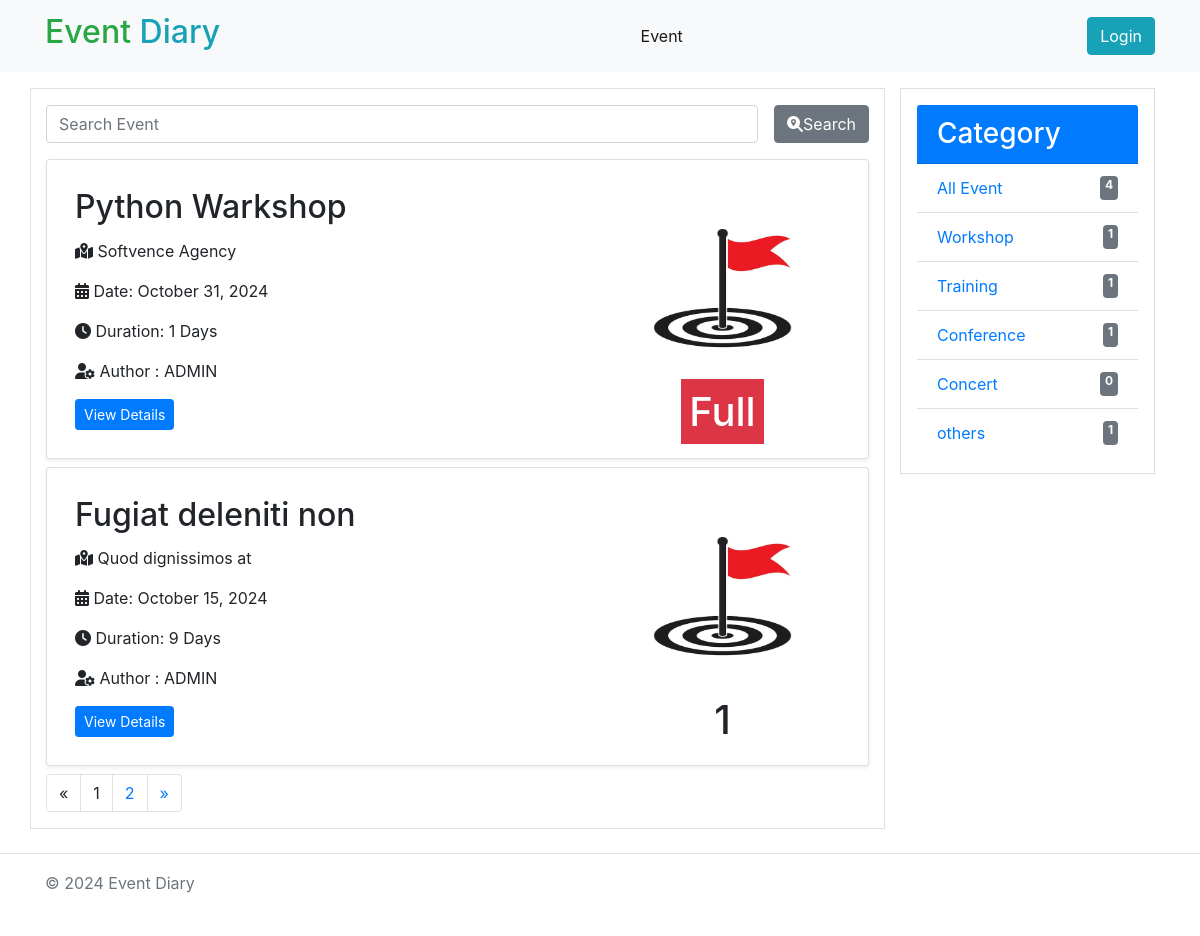
Before: / with the older database file.
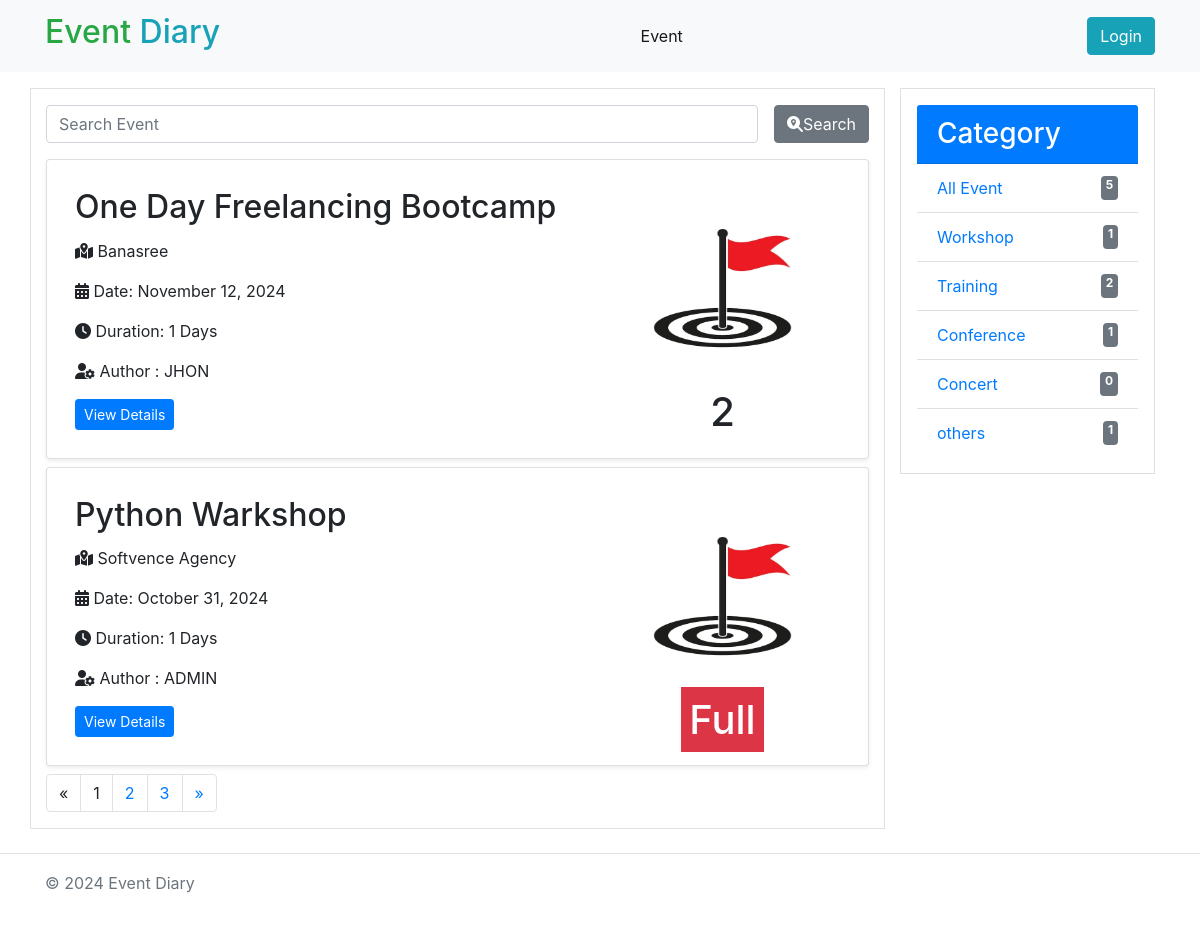
After: the same page with the newer database file.
### event/models.py (models this page shows, shortened)
class Event(models.Model):
    STATUS_CHOICES = (
        ('draft', 'Draft'),
        ('published', 'Published'),
        ('cancelled', 'Cancelled'),
        ('complete', 'Complete'),
    )
    title = models.CharField(max_length=200)
    category = models.ForeignKey(Category, on_delete=models.CASCADE, related_name='events')
    venue = models.TextField(max_length=100)
    description = RichTextField()
    date = models.DateTimeField(default=timezone.now())
    duration = models.IntegerField(default=1)
    status = models.CharField(max_length=10, choices=STATUS_CHOICES, default='draft')
    author = models.ForeignKey(User, on_delete=models.CASCADE)
    participants = models.ManyToManyField(User, related_name='participants', blank=True, null=True)
    limit = models.IntegerField(default=5)
    created = models.DateTimeField(auto_now_add=True)
    updated = models.DateTimeField(auto_now=True)
    def is_full(self):
        return self.limit <= self.participants.count()
    class Meta:
        ordering = ['-created']

class Category(models.Model):
    name = models.CharField(max_length=50)
    created = models.DateTimeField(auto_now_add=True)
    updated = models.DateTimeField(auto_now=True)

### event/views.py (the view)
# urls.py: path("", views.home, name="home"),
def home(request):
    events = Event.objects.filter(status='published')
    categories = Category.objects.all()
    search_q = request.GET.get('search_q')
    category = request.GET.get('category')
    if search_q:
        events = events.filter(title__icontains=search_q)
    if category:
        events = events.filter(category__id=category)
    paginator = Paginator(events, 2)
    page_number = request.GET.get('page')
    events = paginator.get_page(page_number)
    context = {
        'events': events,
        'categories': categories,
        'total': Event.objects.filter(status='published').count()
    }
    return render(request, 'event/home.html', context)

### templates/event/home.html (shortened to what this page needs)
{% extends 'base.html' %}
{% load static %}
{% block content %}
{% include 'includes/navbar.html' %}
<div class="container ">
    <div class="row my-3">
    <div class=" col-9 event-list border">
        <div class="search-area my-3">
            <div class="search-box  mx-auto text-center ">
                <form method="get" action="" class="d-flex">
                    <input type="search" name="search_q" placeholder="Search Event" class="form-control" id="">
                    <button type="submit" class="btn btn-secondary ml-3"><i class="fa-solid fa-magnifying-glass-location d-inline "></i>Search</button>
                </form>
            </div>
        </div>
        {% for event in events %}
        <div class="card p-2 my-2 shadow-sm ">
            <div class="card-body row">
                <div class="col-8 left">
                    <h2 class="card-title">
                        {{ event.title }}</h2>
                    <p class="card-text">
                        <i class="fa-solid fa-map-location-dot"></i> {{ event.venue }}
                    </p>
                    <p>
                        <i class="fa-solid fa-calendar-alt"></i> Date: {{ event.date|date:"F d, Y" }}
                    </p>
                    <p>
                        <i class="fa-solid fa-clock"></i> Duration: {{ event.duration }} Days
                    </p>
                    <p>
                        <i class="fa-solid fa-user-gear"></i> Author : {{event.author|upper}}
                    </p>
                    <a href="{% url 'event_details' event.id %}" class="btn btn-primary btn-sm">View Details</a>  &nbsp;
                </div>
                <div class="col-4 right text-center d-flex flex-column" style="height: 200px; width:200px;">
                    <img src="{% static './images/flag.jpg' %}" class="w-100 h-100 contain " alt="">
                    <h1 class="">
                        {% if not event.is_full %}
                        {{event.participants.all|length}}
                        {% else %}
                         <span class="bg-danger p-2 text-white ">Full</span>
                         {% endif %}
                    </h1>
                </div>
            </div>
        </div>
        {% empty %}
        <h3 class="text-muted py-5">No Event Available</h3>
        {% endfor %}
        <nav aria-label="Page navigation example ">
            <ul class="pagination ">
                {% if events.has_previous %}
                <li class="page-item">
                    <a class="page-link" href="?page={{events.previous_page_number}}" aria-label="Previous">
                        <span aria-hidden="true">&laquo;</span>
                        <span class="sr-only">Previous</span>
                    </a>
                </li>
                {% else %}
                <li class="page-item">
                    <a class="page-link disabled" aria-label="Previous">
                        <span aria-hidden="true">&laquo;</span>
                    </a>
                </li>
                {% endif %}
                {% for page_num in events.paginator.page_range %}
                {% if page_num == events.number %}
                <li class="page-item"><a class="page-link disabled" >{{page_num}}</a></li>
                {% else %}
                <a href="?page={{ page_num }}" class="page-link">{{ page_num }}</a>
                {% endif %}
                {% endfor %}
                {% if events.has_next %}
                <li class="page-item">
                    <a class="page-link" href="?page={{events.next_page_number}}" aria-label="Next">
                        <span aria-hidden="true">&raquo;</span>
                    </a>
                </li>
                {% endif %}
            </ul>
        </nav>
    </div>
    <div class="col-3">
        <div class="card rounded-0 p-3">
            <h3 class="card-header bg-primary text-white">Category</h3>
            <ul class="list-group list-group-flush ">
                <li class="list-group-item">
                    <a href="{% url 'home' %}" class="d-flex justify-content-between">
                        <span>All Event </span>
                        <span class="badge badge-secondary text-white "> {{ total }}</span>
                    </a>
                </li>
                {% for category in categories %}
                <li class="list-group-item">
                    <a href="?category={{category.id}}" class=" d-flex justify-content-between">
                         <span>{{ category.name }}</span>
                         <span class="badge badge-secondary text-white ">{{ category.events.count }}</span>
                        </a>
                </li>
                {% endfor %}
            </ul>
        </div>
    </div>
</div>
</div>
{% include 'includes/footer.html' %}
{% endblock %}

### templates/base.html (shortened to what this page needs)
<!DOCTYPE html>
<html lang="en">
    {% load static %}
<head>
    <link rel="stylesheet" href="{% static './css/bootstrap.min.css' %}">
    <link rel="stylesheet" href="https://cdnjs.cloudflare.com/ajax/libs/font-awesome/6.6.0/css/all.min.css" />
</head>
<body>
    {% block content %}{% endblock %}
</body>
</html>

### templates/includes/navbar.html (shortened to what this page needs)
<nav class="navbar navbar-expand-lg navbar-light  bg-light">
    <div class="container">
        <a class="navbar-brand" href="#">
            <h2 class="">
                <span class="fw-bold fs-1 text-success">Event</span>
                <span class="text-info">Diary</span>
            </h2>
        </a>
        <div class="collapse navbar-collapse  d-flex justify-content-center" id="navbarSupportedContent">
            <ul class="navbar-nav me-auto mb-2 mb-lg-0 ">
                <li class="nav-item">
                    <a class="nav-link active" aria-current="page" href="{% url 'home' %}">Event</a>
                </li>
            </ul>
        </div>
        <div class="d-flex">
            {% if request.user.is_authenticated %}
            <div class="dropdown">
                <button class="btn btn-secondary dropdown-toggle" type="button" id="dropdownMenuButton1"
                    data-bs-toggle="dropdown" aria-expanded="false">
                    {{request.user.username}}
                </button>
                <ul class="dropdown-menu" aria-labelledby="dropdownMenuButton1">
                    <li><a class="dropdown-item" href="{% url 'profile' request.user.id %}">My Profile</a></li>
                    <li><a class="dropdown-item" href="{% url 'create_event' %}">Create Event</a></li>
                    <li><a class="dropdown-item" href="#">My Event</a></li>
                    <li><a class="dropdown-item text-danger" href="{% url 'logout' %}">Logout</a></li>
                </ul>
            </div>
            {% else %}
            <a href="{% url 'login' %}" class="btn btn-info ">Login</a>
            {% endif %}
        </div>
    </div>
</nav>

### templates/includes/footer.html
<footer class="d-flex flex-wrap justify-content-between align-items-center py-3 my-4 border-top">
    <div class="col-md-4 d-flex align-items-center">
        <a href="/" class="mb-3 me-2 mb-md-0 text-muted text-decoration-none lh-1">
            <svg class="bi" width="30" height="24">
                <use xlink:href="#bootstrap"></use>
            </svg>
        </a>
        <span class="text-muted">© 2024 Event Diary</span>
    </div>
    <ul class="nav col-md-4 justify-content-end list-unstyled d-flex">
        <li class="ms-3"><a class="text-muted" href="#"><svg class="bi" width="24" height="24">
                    <use xlink:href="#twitter"></use>
                </svg></a></li>
        <li class="ms-3"><a class="text-muted" href="#"><svg class="bi" width="24" height="24">
                    <use xlink:href="#instagram"></use>
                </svg></a></li>
        <li class="ms-3"><a class="text-muted" href="#"><svg class="bi" width="24" height="24">
                    <use xlink:href="#facebook"></use>
                </svg></a></li>
    </ul>
</footer>

Changed rows visible on the page:
no longer on this page (row unchanged): Event: title "Fugiat deleniti non", venue "Quod dignissimos at", date "October 15, 2024", duration "9", author "ADMIN", participants.all|length "1"
added Event: title "One Day Freelancing Bootcamp", venue "Banasree", date "November 12, 2024", duration "1", author "JHON", participants.all|length "2"
computed for Category "Training": events.count "1" → "2"
Other visible differences:
{{ total }}: "4" → "5"
new list line: "3"
